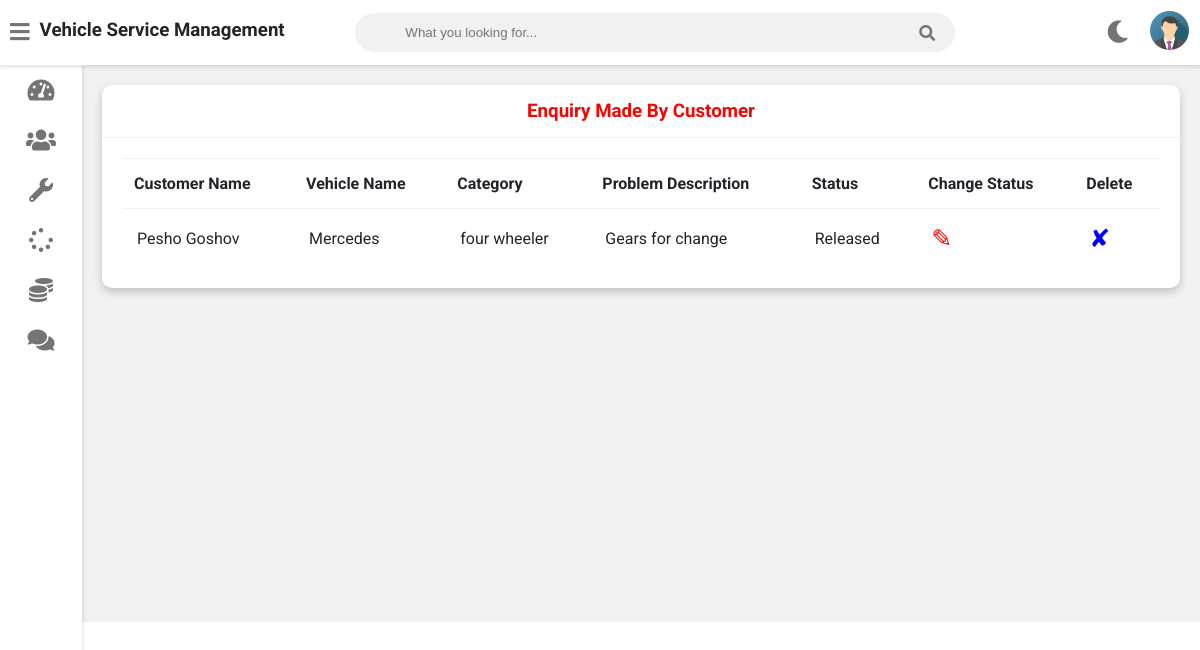
Page /admin-view-request (signed in) on the earlier database version.
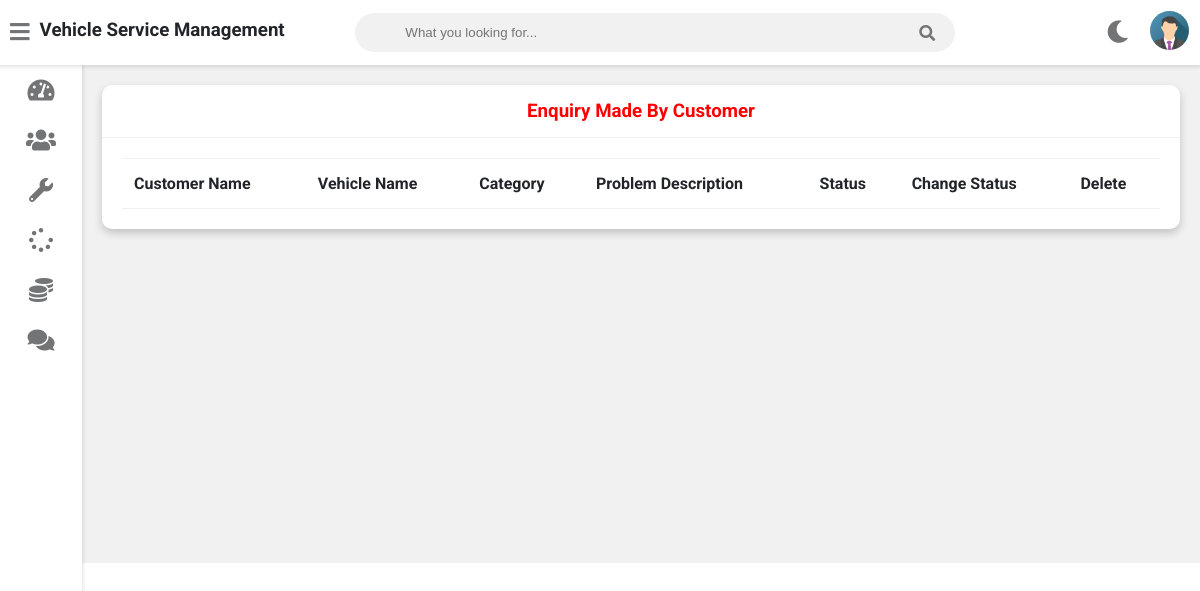
Same page on the later database version.
### Vehicle_service/admin_user/models.py (models this page shows, shortened)
class Customer(models.Model):
    user = models.OneToOneField(User, on_delete=models.CASCADE)
    profile_pic = models.ImageField(upload_to='profile_pic/CustomerProfilePic/', null=True, blank=True)
    address = models.CharField(max_length=40)
    mobile = models.CharField(max_length=20, null=False)
    @property
    def get_name(self):
        return self.user.first_name + " " + self.user.last_name

class Request(models.Model):
    cat = (('two wheeler with gear', 'two wheeler with gear'), ('two wheeler without gear', 'two wheeler without gear'),
           ('three wheeler', 'three wheeler'), ('four wheeler', 'four wheeler'))
    category = models.CharField(max_length=50, choices=cat)
    vehicle_no = models.PositiveIntegerField(null=False)
    vehicle_name = models.CharField(max_length=40, null=False)
    vehicle_model = models.CharField(max_length=40, null=False)
    vehicle_brand = models.CharField(max_length=40, null=False)
    problem_description = models.CharField(max_length=500, null=False)
    date = models.DateField(auto_now=True)
    cost = models.PositiveIntegerField(null=True)
    customer = models.ForeignKey('Customer', on_delete=models.CASCADE, null=True)
    mechanic = models.ForeignKey('Mechanic', on_delete=models.CASCADE, null=True)
    stat = (
        ('Pending', 'Pending'), ('Approved', 'Approved'), ('Repairing', 'Repairing'),
        ('Repairing Done', 'Repairing Done'),
        ('Released', 'Released'))
    status = models.CharField(max_length=50, choices=stat, default='Pending', null=True)

### Vehicle_service/admin_user/views.py (the view)
# urls.py: path('admin-view-request', views.admin_view_request_view, name='admin-view-request'),
@login_required(login_url='adminlogin')
def admin_view_request_view(request):
    enquiry = models.Request.objects.all().order_by('-id')
    customers = []
    for enq in enquiry:
        customer = models.Customer.objects.get(id=enq.customer_id)
        customers.append(customer)
    return render(request, 'vehicle/../../templates/admin/admin_view_request.html', {'data': zip(customers, enquiry)})

### templates/admin/admin_view_request.html
{% extends 'admin/adminbase.html' %}
{% block content %}
	<div class="wrapper">
		<div class="row">
			<div class="col-12 col-m-12 col-sm-12">
				<div class="card">
					<div class="card-header">
						<h3 style="color:red; text-align:center" >Enquiry Made By Customer
						</h3>
					</div>
					<div class="card-content">
						<table>
							<thead>
                <tr>
                  <th>Customer Name</th>
                  <th>Vehicle Name</th>
                  <th>Category</th>
                  <th>Problem Description</th>
                  <th>Status</th>
                  <th>Change Status</th>
                  <th>Delete</th>
                </tr>
							</thead>
							<tbody>
                {% for c,r in data %}
                <tr>
                  <td> {{c.get_name}}</td>
                  <td> {{r.vehicle_name}}</td>
                  <td>{{r.category}}</td>
                  <td>{{r.problem_description}}</td>
                  <td>{{r.status}}</td>
                  <td><a  style="color:red; text-decoration:none;font-size:25px;" href="{% url 'change-status' r.id  %}">&#9998;</a></td>
                  <td><a style="color:blue; text-decoration:none;font-size:25px;"href="{% url 'admin-delete-request' r.id  %}">&#10008;</a></td>
                </tr>
                {% endfor %}
							</tbody>
						</table>
					</div>
				</div>
			</div>
		</div>
<br><br><br><br><br><br><br><br><br><br><br><br><br><br><br><br>
	</div>
{% endblock content %}

Differences in the rows shown:
removed Customer: get_name "Pesho Goshov", vehicle_name "Mercedes", category "four wheeler", problem_description "Gears for change", status "Released"
